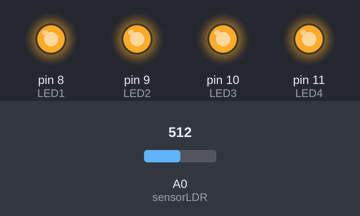
Simulated run of this sketch. Board: Arduino Uno, built with avr-gcc and run on an emulated ATmega328P. Shown: output pins drawn as LEDs (lit = HIGH). The test bench sets the inputs (shaded band); at power-on: A0 (sensorLDR) = 512.

Above: at 1.2 s.
1.3 s: A0 (sensorLDR) set to 415
2.8 s: A0 (sensorLDR) set to 391
At 3.1 s:
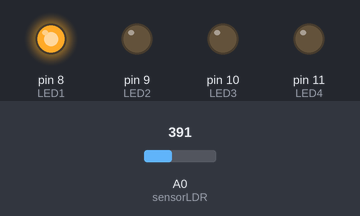
4.3 s: A0 (sensorLDR) set to 483
5.8 s: A0 (sensorLDR) set to 510
At 6.6 s:
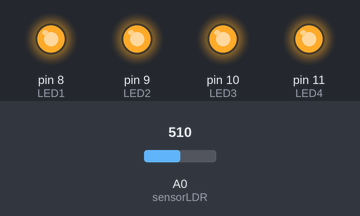
7.3 s: A0 (sensorLDR) set to 390
At 7.8 s:
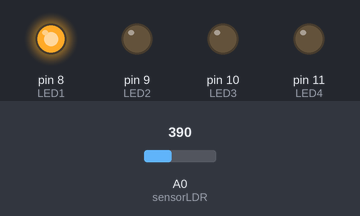
Timing chart, 0 to 9.8 s (numbered marks = the images above; inputs shaded):
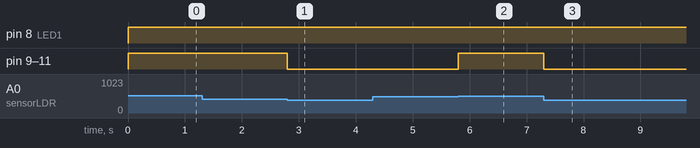

The sketch:

autolight_4ch_ldr2.ino
```cpp
// original code by Nicu Florica (niq_ro)
// +5V--LDR---A0---10k----GND

#define sensorLDR A0 // Analog Pin
int LED1 = 8; // Digital Pin
int LED2 = 9; // Digital Pin
int LED3 = 10; // Digital Pin
int LED4 = 11; // Digital Pin

// Variables
int lowThreshold = 400; // low light level
int highTreshold = 500; // high light level

int lumina = 2;
int lumina0 = 3;

unsigned long tpinitial = 0;
unsigned long tpled = 600000;

void setup() {
//  Serial.begin(9600);
pinMode(sensorLDR, INPUT);
pinMode(LED1, OUTPUT);
pinMode(LED2, OUTPUT);
pinMode(LED3, OUTPUT);
pinMode(LED4, OUTPUT);
digitalWrite(LED1, LOW);
digitalWrite(LED2, LOW);
digitalWrite(LED3, LOW);
digitalWrite(LED4, LOW);
}
void loop() {
int sensorValue = analogRead(sensorLDR); // Read the sensorLDR
if (sensorValue < lowThreshold)
{ // If light level is low, Execution of the condition
lumina = 0;
}
if (sensorValue > highTreshold)
{ //If light level is high, Execution of the condition
lumina = 1;
}

if (lumina0 != lumina)
{
//  Serial.println(sensorValue);
  lumina0 = lumina;
  tpinitial = millis();
  if (lumina == 0)
  {
  digitalWrite(LED1, HIGH);
  digitalWrite(LED2, LOW);
  digitalWrite(LED3, LOW);
  digitalWrite(LED4, LOW);
  }
  if (lumina == 1)
  {
  digitalWrite(LED1, HIGH);
  digitalWrite(LED2, HIGH);
  digitalWrite(LED3, HIGH);
  digitalWrite(LED4, HIGH);
  }
}

if (lumina == 0)
{
if ((millis() - tpinitial >= tpled) and (millis() - tpinitial < 2*tpled))
{
  digitalWrite(LED1, HIGH);
  digitalWrite(LED2, HIGH);
  digitalWrite(LED3, LOW);
  digitalWrite(LED4, LOW);
}

if ((millis() - tpinitial >= 2*tpled) and (millis() - tpinitial < 3*tpled))
{
  digitalWrite(LED1, HIGH);
  digitalWrite(LED2, HIGH);
  digitalWrite(LED3, HIGH);
  digitalWrite(LED4, LOW);
}

if (millis() - tpinitial > 3*tpled)
{
  digitalWrite(LED1, HIGH);
  digitalWrite(LED2, HIGH);
  digitalWrite(LED3, HIGH);
  digitalWrite(LED4, HIGH);
}
}

if (lumina == 1)
{
if ((millis() - tpinitial >= tpled) and (millis() - tpinitial < 2*tpled))
{
  digitalWrite(LED1, HIGH);
  digitalWrite(LED2, HIGH);
  digitalWrite(LED3, HIGH);
  digitalWrite(LED4, LOW);
}

if ((millis() - tpinitial >= 2*tpled) and (millis() - tpinitial < 3*tpled))
{
  digitalWrite(LED1, HIGH);
  digitalWrite(LED2, HIGH);
  digitalWrite(LED3, LOW);
  digitalWrite(LED4, LOW);
}

if ((millis() - tpinitial >= 3*tpled) and (millis() - tpinitial < 4*tpled))
{
  digitalWrite(LED1, HIGH);
  digitalWrite(LED2, LOW);
  digitalWrite(LED3, LOW);
  digitalWrite(LED4, LOW);
}

if (millis() - tpinitial > 4*tpled)
{
  digitalWrite(LED1, LOW);
  digitalWrite(LED2, LOW);
  digitalWrite(LED3, LOW);
  digitalWrite(LED4, LOW);
}
}

} // end main loop
```

Measured:
- the behaviour switches between 400 and 399 on A0 (sensorLDR) (found by bisection; images 0 and 1)
- the behaviour switches between 500 and 501 on A0 (sensorLDR) (found by bisection; images 1 and 2)
- after the input at 1.3 s, every drawn part: stays the same
- after the input at 2.8 s, pin 9 (LED2), pin 10 (LED3), pin 11 (LED4): HIGH → LOW at once
- after the input at 4.3 s, every drawn part: stays the same
- after the input at 5.8 s, pin 9 (LED2), pin 10 (LED3), pin 11 (LED4): LOW → HIGH at once
- after the input at 7.3 s, pin 9 (LED2), pin 10 (LED3), pin 11 (LED4): HIGH → LOW at once
